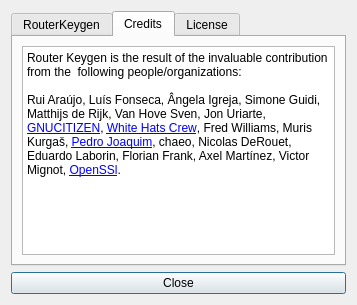
<?xml version="1.0" encoding="UTF-8"?>
<ui version="4.0">
 <class>AboutDialog</class>
 <widget class="QDialog" name="AboutDialog">
  <property name="geometry">
   <rect>
    <x>0</x>
    <y>0</y>
    <width>357</width>
    <height>305</height>
   </rect>
  </property>
  <property name="windowTitle">
   <string>About RouterKeygen</string>
  </property>
  <layout class="QGridLayout" name="gridLayout">
   <item row="0" column="0">
    <widget class="QTabWidget" name="tabWidget">
     <property name="currentIndex">
      <number>1</number>
     </property>
     <widget class="QWidget" name="routerKeygen">
      <attribute name="title">
       <string>RouterKeygen</string>
      </attribute>
      <layout class="QGridLayout" name="gridLayout_4">
       <item row="0" column="0">
        <widget class="QTextBrowser" name="textBrowser">
         <property name="html">
          <string>&lt;!DOCTYPE HTML PUBLIC &quot;-//W3C//DTD HTML 4.0//EN&quot; &quot;http://www.w3.org/TR/REC-html40/strict.dtd&quot;&gt;
&lt;html&gt;&lt;head&gt;&lt;meta name=&quot;qrichtext&quot; content=&quot;1&quot; /&gt;&lt;style type=&quot;text/css&quot;&gt;
p, li { white-space: pre-wrap; }
&lt;/style&gt;&lt;/head&gt;&lt;body style=&quot; font-family:'Sans Serif'; font-size:9pt; font-weight:400; font-style:normal;&quot;&gt;
&lt;p style=&quot; margin-top:0px; margin-bottom:0px; margin-left:0px; margin-right:0px; -qt-block-indent:0; text-indent:0px;&quot;&gt;Router Keygen calculates default passwords for several common routers.&lt;/p&gt;
&lt;p style=&quot;-qt-paragraph-type:empty; margin-top:0px; margin-bottom:0px; margin-left:0px; margin-right:0px; -qt-block-indent:0; text-indent:0px;&quot;&gt;&lt;br /&gt;&lt;/p&gt;
&lt;p style=&quot; margin-top:0px; margin-bottom:0px; margin-left:0px; margin-right:0px; -qt-block-indent:0; text-indent:0px;&quot;&gt;&lt;a href=&quot;http://code.google.com/p/android-thomson-key-solver/&quot;&gt;&lt;span style=&quot; text-decoration: underline; color:#0000ff;&quot;&gt;Project's Website&lt;/span&gt;&lt;/a&gt;&lt;/p&gt;
&lt;p style=&quot;-qt-paragraph-type:empty; margin-top:0px; margin-bottom:0px; margin-left:0px; margin-right:0px; -qt-block-indent:0; text-indent:0px;&quot;&gt;&lt;br /&gt;&lt;/p&gt;
&lt;p style=&quot; margin-top:0px; margin-bottom:0px; margin-left:0px; margin-right:0px; -qt-block-indent:0; text-indent:0px;&quot;&gt;Version: 1.0.0&lt;/p&gt;&lt;/body&gt;&lt;/html&gt;</string>
         </property>
         <property name="openExternalLinks">
          <bool>true</bool>
         </property>
         <property name="openLinks">
          <bool>true</bool>
         </property>
        </widget>
       </item>
      </layout>
     </widget>
     <widget class="QWidget" name="credits">
      <attribute name="title">
       <string>Credits</string>
      </attribute>
      <layout class="QGridLayout" name="gridLayout_2">
       <item row="0" column="0">
        <widget class="QTextBrowser" name="textBrowser_2">
         <property name="html">
          <string>&lt;!DOCTYPE HTML PUBLIC &quot;-//W3C//DTD HTML 4.0//EN&quot; &quot;http://www.w3.org/TR/REC-html40/strict.dtd&quot;&gt;
&lt;html&gt;&lt;head&gt;&lt;meta name=&quot;qrichtext&quot; content=&quot;1&quot; /&gt;&lt;style type=&quot;text/css&quot;&gt;
p, li { white-space: pre-wrap; }
&lt;/style&gt;&lt;/head&gt;&lt;body style=&quot; font-family:'Sans Serif'; font-size:9pt; font-weight:400; font-style:normal;&quot;&gt;
&lt;p style=&quot; margin-top:0px; margin-bottom:0px; margin-left:0px; margin-right:0px; -qt-block-indent:0; text-indent:0px;&quot;&gt;Router Keygen is the result of the invaluable contribution from the  following people/organizations:&lt;/p&gt;
&lt;p style=&quot;-qt-paragraph-type:empty; margin-top:0px; margin-bottom:0px; margin-left:0px; margin-right:0px; -qt-block-indent:0; text-indent:0px;&quot;&gt;&lt;br /&gt;&lt;/p&gt;
&lt;p style=&quot; margin-top:0px; margin-bottom:0px; margin-left:0px; margin-right:0px; -qt-block-indent:0; text-indent:0px;&quot;&gt;Rui Araújo, Luís Fonseca, Ângela Igreja, Simone Guidi, Matthijs de Rijk, Van Hove Sven, Jon Uriarte, &lt;a href=&quot;http://www.gnucitizen.org/&quot;&gt;&lt;span style=&quot; text-decoration: underline; color:#0000ff;&quot;&gt;GNUCITIZEN&lt;/span&gt;&lt;/a&gt;, &lt;a href=&quot;http://wifiresearchers.wordpress.com/&quot;&gt;&lt;span style=&quot; text-decoration: underline; color:#0000ff;&quot;&gt;White Hats Crew&lt;/span&gt;&lt;/a&gt;, Fred Williams, Muris Kurgaš, &lt;a href=&quot;http://websec.ca/&quot;&gt;&lt;span style=&quot; text-decoration: underline; color:#0000ff;&quot;&gt;Pedro Joaquim&lt;/span&gt;&lt;/a&gt;, chaeo, Nicolas DeRouet, Eduardo Laborin, Florian Frank, Axel Martínez, Victor Mignot, &lt;a href=&quot;http://www.openssl.org/&quot;&gt;&lt;span style=&quot; text-decoration: underline; color:#0000ff;&quot;&gt;OpenSSl&lt;/span&gt;&lt;/a&gt;.&lt;/p&gt;&lt;/body&gt;&lt;/html&gt;</string>
         </property>
         <property name="openExternalLinks">
          <bool>true</bool>
         </property>
         <property name="openLinks">
          <bool>true</bool>
         </property>
        </widget>
       </item>
      </layout>
     </widget>
     <widget class="QWidget" name="license">
      <attribute name="title">
       <string>License</string>
      </attribute>
      <layout class="QGridLayout" name="gridLayout_3">
       <item row="0" column="0">
        <widget class="QTextBrowser" name="textBrowser_3">
         <property name="html">
          <string>&lt;!DOCTYPE HTML PUBLIC &quot;-//W3C//DTD HTML 4.0//EN&quot; &quot;http://www.w3.org/TR/REC-html40/strict.dtd&quot;&gt;
&lt;html&gt;&lt;head&gt;&lt;meta name=&quot;qrichtext&quot; content=&quot;1&quot; /&gt;&lt;style type=&quot;text/css&quot;&gt;
p, li { white-space: pre-wrap; }
&lt;/style&gt;&lt;/head&gt;&lt;body style=&quot; font-family:'Sans Serif'; font-size:9pt; font-weight:400; font-style:normal;&quot;&gt;
&lt;p style=&quot; margin-top:0px; margin-bottom:0px; margin-left:0px; margin-right:0px; -qt-block-indent:0; text-indent:0px;&quot;&gt;This application is under the GPLv3.\&lt;/p&gt;
&lt;p style=&quot; margin-top:0px; margin-bottom:0px; margin-left:0px; margin-right:0px; -qt-block-indent:0; text-indent:0px;&quot;&gt;You can read its terms &lt;a href=&quot;http://www.gnu.org/licenses/gpl-3.0.html&quot;&gt;&lt;span style=&quot; text-decoration: underline; color:#0000ff;&quot;&gt;here.&lt;/span&gt;&lt;/a&gt;&lt;/p&gt;
&lt;p style=&quot;-qt-paragraph-type:empty; margin-top:0px; margin-bottom:0px; margin-left:0px; margin-right:0px; -qt-block-indent:0; text-indent:0px;&quot;&gt;&lt;br /&gt;&lt;/p&gt;
&lt;p style=&quot; margin-top:0px; margin-bottom:0px; margin-left:0px; margin-right:0px; -qt-block-indent:0; text-indent:0px;&quot;&gt;RouterKeygen is built using open source software:&lt;/p&gt;
&lt;p style=&quot;-qt-paragraph-type:empty; margin-top:0px; margin-bottom:0px; margin-left:0px; margin-right:0px; -qt-block-indent:0; text-indent:0px;&quot;&gt;&lt;br /&gt;&lt;/p&gt;
&lt;p style=&quot; margin-top:0px; margin-bottom:0px; margin-left:0px; margin-right:0px; -qt-block-indent:0; text-indent:0px;&quot;&gt;&lt;a href=&quot;https://github.com/JakeWharton/ActionBarSherlock&quot;&gt;&lt;span style=&quot; text-decoration: underline; color:#0000ff;&quot;&gt;ActionBarSherlock&lt;/span&gt;&lt;/a&gt;&lt;/p&gt;
&lt;p style=&quot; margin-top:0px; margin-bottom:0px; margin-left:0px; margin-right:0px; -qt-block-indent:0; text-indent:0px;&quot;&gt;&lt;a href=&quot;https://github.com/iPaulPro/aFileChooser&quot;&gt;&lt;span style=&quot; text-decoration: underline; color:#0000ff;&quot;&gt;aFileChooser&lt;/span&gt;&lt;/a&gt;.&lt;/p&gt;
&lt;p style=&quot;-qt-paragraph-type:empty; margin-top:0px; margin-bottom:0px; margin-left:0px; margin-right:0px; -qt-block-indent:0; text-indent:0px;&quot;&gt;&lt;br /&gt;&lt;/p&gt;
&lt;p style=&quot; margin-top:0px; margin-bottom:0px; margin-left:0px; margin-right:0px; -qt-block-indent:0; text-indent:0px;&quot;&gt;The license terms for this projects can be read by following the link.&lt;/p&gt;&lt;/body&gt;&lt;/html&gt;</string>
         </property>
         <property name="openExternalLinks">
          <bool>true</bool>
         </property>
         <property name="openLinks">
          <bool>true</bool>
         </property>
        </widget>
       </item>
      </layout>
     </widget>
    </widget>
   </item>
   <item row="1" column="0">
    <widget class="QPushButton" name="pushButton">
     <property name="text">
      <string>Close</string>
     </property>
    </widget>
   </item>
  </layout>
 </widget>
 <resources/>
 <connections>
  <connection>
   <sender>pushButton</sender>
   <signal>clicked()</signal>
   <receiver>AboutDialog</receiver>
   <slot>close()</slot>
   <hints>
    <hint type="sourcelabel">
     <x>157</x>
     <y>284</y>
    </hint>
    <hint type="destinationlabel">
     <x>339</x>
     <y>299</y>
    </hint>
   </hints>
  </connection>
 </connections>
</ui>
